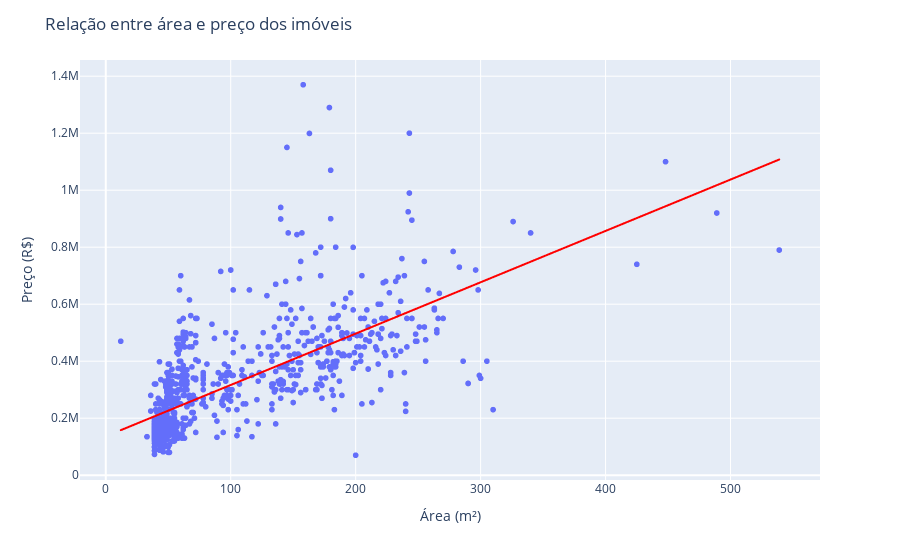

Write notebook code for a chart like this one.
### Code cell
fig = px.scatter(dados, x='area_m2', y='preco', trendline_color_override='red', trendline='ols')
fig.update_layout(
	title='Relação entre área e preço dos imóveis',
	xaxis_title='Área (m²)',
	yaxis_title='Preço (R$)'
)
fig.show()

### Figure 1 — Plotly figure (JSON) as saved in the notebook; plotly's stock layout.template omitted (floating-point values rounded to 4 significant figures; data arrays with more than 128 entries replaced by an {"elided": "..."} marker saying what was removed)
{"data": [{"hovertemplate": "area_m2=%{x}<br>preco=%{y}<extra></extra>", "legendgroup": "", "marker": {"color": "#636efa", "symbol": "circle"}, "mode": "markers", "name": "", "showlegend": false, "type": "scattergl", "x": {"elided": "1001 int values"}, "xaxis": "x", "y": {"elided": "1001 int values"}, "yaxis": "y"}, {"hovertemplate": "<b>OLS trendline</b><br>preco = 1802.01 * area_m2 + 136323<br>R<sup>2</sup>=0.489014<br><br>area_m2=%{x}<br>preco=%{y} <b>(trend)</b><extra></extra>", "legendgroup": "", "line": {"color": "red"}, "marker": {"color": "#636efa", "symbol": "circle"}, "mode": "lines", "name": "", "showlegend": false, "type": "scattergl", "x": {"elided": "1001 int values"}, "xaxis": "x", "y": {"elided": "1001 float values"}, "yaxis": "y"}], "layout": {"legend": {"tracegroupgap": 0}, "margin": {"t": 60}, "title": {"text": "Relação entre área e preço dos imóveis"}, "xaxis": {"anchor": "y", "domain": [0, 1], "title": {"text": "Área (m²)"}}, "yaxis": {"anchor": "x", "domain": [0, 1], "title": {"text": "Preço (R$)"}}}}
